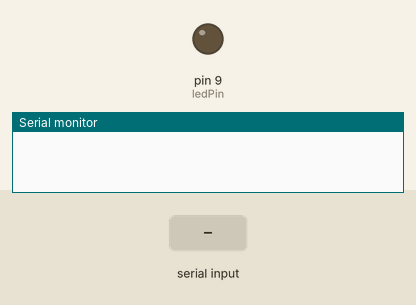
This sketch was run on a simulated Arduino Uno, built with avr-gcc and run on an emulated ATmega328P. Shown: output pins drawn as LEDs (lit = HIGH), the last lines printed to the serial monitor. The test bench sets the inputs (shaded band).

Above: at 1.2 s.
1.3 s: "1" received over Serial
At 2.5 s:
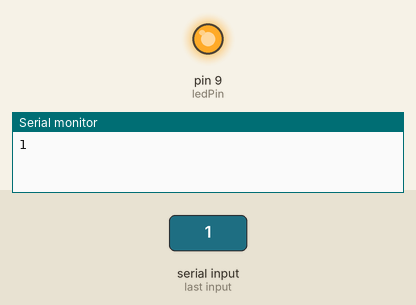
2.8 s: "0" received over Serial
At 3.8 s:
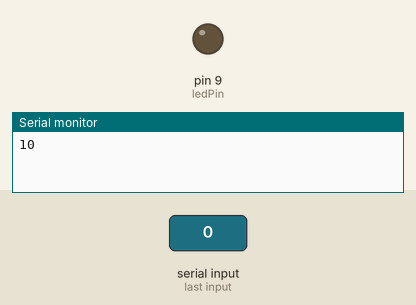
Timing chart, 0 to 5.8 s (numbered marks = the images above; inputs shaded):
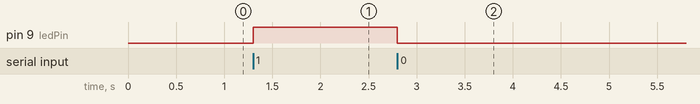

The sketch:

arduino_gui_test.ino
```cpp
int ledPin = 9;

int ledValue = 0;
char data;

void setup() {
  Serial.begin(9600);
  pinMode(ledPin, OUTPUT);
}

void loop() {
  if (Serial.available()) {
    //read incoming byte
    data = Serial.read();
    Serial.print(data);
  }

  if (data == '1') {
    digitalWrite(ledPin, HIGH);
  } else if (data == '0') {
    digitalWrite(ledPin, LOW);
  }
}
```

Measured:
- after the input at 1.3 s, pin 9 (ledPin): LOW → HIGH at once
- after the input at 2.8 s, pin 9 (ledPin): HIGH → LOW at once
